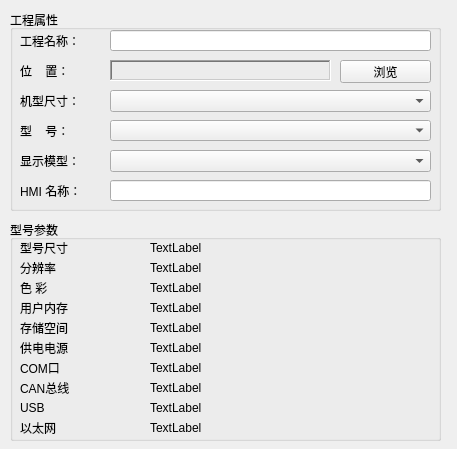
<?xml version="1.0" encoding="UTF-8"?>
<ui version="4.0">
 <class>QNewProjectWizard</class>
 <widget class="QWizardPage" name="QNewProjectWizard">
  <property name="geometry">
   <rect>
    <x>0</x>
    <y>0</y>
    <width>457</width>
    <height>449</height>
   </rect>
  </property>
  <property name="windowTitle">
   <string>新项目</string>
  </property>
  <property name="title">
   <string/>
  </property>
  <widget class="QGroupBox" name="groupBox">
   <property name="geometry">
    <rect>
     <x>10</x>
     <y>10</y>
     <width>431</width>
     <height>201</height>
    </rect>
   </property>
   <property name="title">
    <string>工程属性</string>
   </property>
   <widget class="QLabel" name="label">
    <property name="geometry">
     <rect>
      <x>10</x>
      <y>20</y>
      <width>81</width>
      <height>21</height>
     </rect>
    </property>
    <property name="text">
     <string>工程名称：</string>
    </property>
   </widget>
   <widget class="QLabel" name="label_2">
    <property name="geometry">
     <rect>
      <x>10</x>
      <y>50</y>
      <width>81</width>
      <height>21</height>
     </rect>
    </property>
    <property name="text">
     <string>位    置：</string>
    </property>
   </widget>
   <widget class="QLabel" name="label_3">
    <property name="geometry">
     <rect>
      <x>10</x>
      <y>110</y>
      <width>81</width>
      <height>21</height>
     </rect>
    </property>
    <property name="text">
     <string>型    号：</string>
    </property>
   </widget>
   <widget class="QLabel" name="label_4">
    <property name="geometry">
     <rect>
      <x>10</x>
      <y>140</y>
      <width>81</width>
      <height>21</height>
     </rect>
    </property>
    <property name="text">
     <string>显示模型：</string>
    </property>
   </widget>
   <widget class="QLineEdit" name="newprojectwizard_name">
    <property name="geometry">
     <rect>
      <x>100</x>
      <y>20</y>
      <width>321</width>
      <height>21</height>
     </rect>
    </property>
   </widget>
   <widget class="QComboBox" name="HMImodel">
    <property name="geometry">
     <rect>
      <x>100</x>
      <y>110</y>
      <width>321</width>
      <height>21</height>
     </rect>
    </property>
   </widget>
   <widget class="QComboBox" name="showmodel">
    <property name="geometry">
     <rect>
      <x>100</x>
      <y>140</y>
      <width>321</width>
      <height>22</height>
     </rect>
    </property>
   </widget>
   <widget class="QPushButton" name="newpro_pushButton">
    <property name="geometry">
     <rect>
      <x>330</x>
      <y>50</y>
      <width>91</width>
      <height>23</height>
     </rect>
    </property>
    <property name="text">
     <string>浏览</string>
    </property>
   </widget>
   <widget class="QLabel" name="newpro_label_pos">
    <property name="geometry">
     <rect>
      <x>100</x>
      <y>50</y>
      <width>221</width>
      <height>21</height>
     </rect>
    </property>
    <property name="autoFillBackground">
     <bool>false</bool>
    </property>
    <property name="frameShape">
     <enum>QFrame::WinPanel</enum>
    </property>
    <property name="frameShadow">
     <enum>QFrame::Sunken</enum>
    </property>
    <property name="text">
     <string/>
    </property>
   </widget>
   <widget class="QLabel" name="label_5">
    <property name="geometry">
     <rect>
      <x>10</x>
      <y>170</y>
      <width>81</width>
      <height>21</height>
     </rect>
    </property>
    <property name="text">
     <string>HMI 名称：</string>
    </property>
   </widget>
   <widget class="QLineEdit" name="HMI_Name">
    <property name="geometry">
     <rect>
      <x>100</x>
      <y>170</y>
      <width>321</width>
      <height>21</height>
     </rect>
    </property>
   </widget>
   <widget class="QComboBox" name="showmodel_2">
    <property name="geometry">
     <rect>
      <x>100</x>
      <y>80</y>
      <width>321</width>
      <height>22</height>
     </rect>
    </property>
   </widget>
   <widget class="QLabel" name="label_6">
    <property name="geometry">
     <rect>
      <x>10</x>
      <y>80</y>
      <width>81</width>
      <height>21</height>
     </rect>
    </property>
    <property name="text">
     <string>机型尺寸：</string>
    </property>
   </widget>
  </widget>
  <widget class="QGroupBox" name="groupBox_2">
   <property name="geometry">
    <rect>
     <x>10</x>
     <y>220</y>
     <width>431</width>
     <height>221</height>
    </rect>
   </property>
   <property name="title">
    <string>型号参数</string>
   </property>
   <property name="flat">
    <bool>false</bool>
   </property>
   <widget class="QLabel" name="label_9">
    <property name="geometry">
     <rect>
      <x>10</x>
      <y>20</y>
      <width>121</width>
      <height>16</height>
     </rect>
    </property>
    <property name="text">
     <string>型号尺寸</string>
    </property>
   </widget>
   <widget class="QLabel" name="label_10">
    <property name="geometry">
     <rect>
      <x>10</x>
      <y>40</y>
      <width>121</width>
      <height>16</height>
     </rect>
    </property>
    <property name="text">
     <string>分辨率</string>
    </property>
   </widget>
   <widget class="QLabel" name="label_11">
    <property name="geometry">
     <rect>
      <x>10</x>
      <y>60</y>
      <width>121</width>
      <height>16</height>
     </rect>
    </property>
    <property name="text">
     <string>色 彩 </string>
    </property>
   </widget>
   <widget class="QLabel" name="label_12">
    <property name="geometry">
     <rect>
      <x>10</x>
      <y>80</y>
      <width>121</width>
      <height>16</height>
     </rect>
    </property>
    <property name="text">
     <string>用户内存</string>
    </property>
   </widget>
   <widget class="QLabel" name="label_13">
    <property name="geometry">
     <rect>
      <x>10</x>
      <y>120</y>
      <width>121</width>
      <height>16</height>
     </rect>
    </property>
    <property name="text">
     <string>供电电源</string>
    </property>
   </widget>
   <widget class="QLabel" name="label_14">
    <property name="geometry">
     <rect>
      <x>10</x>
      <y>140</y>
      <width>121</width>
      <height>16</height>
     </rect>
    </property>
    <property name="text">
     <string>COM口</string>
    </property>
   </widget>
   <widget class="QLabel" name="label_15">
    <property name="geometry">
     <rect>
      <x>10</x>
      <y>160</y>
      <width>121</width>
      <height>16</height>
     </rect>
    </property>
    <property name="text">
     <string>CAN总线</string>
    </property>
   </widget>
   <widget class="QLabel" name="label_16">
    <property name="geometry">
     <rect>
      <x>10</x>
      <y>180</y>
      <width>121</width>
      <height>16</height>
     </rect>
    </property>
    <property name="text">
     <string>USB</string>
    </property>
   </widget>
   <widget class="QLabel" name="label_17">
    <property name="geometry">
     <rect>
      <x>10</x>
      <y>200</y>
      <width>121</width>
      <height>16</height>
     </rect>
    </property>
    <property name="text">
     <string>以太网</string>
    </property>
   </widget>
   <widget class="QLabel" name="modelsize">
    <property name="geometry">
     <rect>
      <x>140</x>
      <y>20</y>
      <width>221</width>
      <height>16</height>
     </rect>
    </property>
    <property name="text">
     <string>TextLabel</string>
    </property>
   </widget>
   <widget class="QLabel" name="resolution">
    <property name="geometry">
     <rect>
      <x>140</x>
      <y>40</y>
      <width>221</width>
      <height>16</height>
     </rect>
    </property>
    <property name="text">
     <string>TextLabel</string>
    </property>
   </widget>
   <widget class="QLabel" name="color">
    <property name="geometry">
     <rect>
      <x>140</x>
      <y>60</y>
      <width>221</width>
      <height>16</height>
     </rect>
    </property>
    <property name="text">
     <string>TextLabel</string>
    </property>
   </widget>
   <widget class="QLabel" name="usermemory">
    <property name="geometry">
     <rect>
      <x>140</x>
      <y>80</y>
      <width>221</width>
      <height>16</height>
     </rect>
    </property>
    <property name="text">
     <string>TextLabel</string>
    </property>
   </widget>
   <widget class="QLabel" name="powersupply">
    <property name="geometry">
     <rect>
      <x>140</x>
      <y>120</y>
      <width>221</width>
      <height>16</height>
     </rect>
    </property>
    <property name="text">
     <string>TextLabel</string>
    </property>
   </widget>
   <widget class="QLabel" name="com1">
    <property name="geometry">
     <rect>
      <x>140</x>
      <y>140</y>
      <width>221</width>
      <height>16</height>
     </rect>
    </property>
    <property name="text">
     <string>TextLabel</string>
    </property>
   </widget>
   <widget class="QLabel" name="com2">
    <property name="geometry">
     <rect>
      <x>140</x>
      <y>160</y>
      <width>221</width>
      <height>16</height>
     </rect>
    </property>
    <property name="text">
     <string>TextLabel</string>
    </property>
   </widget>
   <widget class="QLabel" name="usb">
    <property name="geometry">
     <rect>
      <x>140</x>
      <y>180</y>
      <width>221</width>
      <height>16</height>
     </rect>
    </property>
    <property name="text">
     <string>TextLabel</string>
    </property>
   </widget>
   <widget class="QLabel" name="maxscreennumber">
    <property name="geometry">
     <rect>
      <x>140</x>
      <y>200</y>
      <width>221</width>
      <height>16</height>
     </rect>
    </property>
    <property name="text">
     <string>TextLabel</string>
    </property>
   </widget>
   <widget class="QLabel" name="label_18">
    <property name="geometry">
     <rect>
      <x>10</x>
      <y>100</y>
      <width>121</width>
      <height>16</height>
     </rect>
    </property>
    <property name="text">
     <string>存储空间</string>
    </property>
   </widget>
   <widget class="QLabel" name="usermemory_2">
    <property name="geometry">
     <rect>
      <x>140</x>
      <y>100</y>
      <width>221</width>
      <height>16</height>
     </rect>
    </property>
    <property name="text">
     <string>TextLabel</string>
    </property>
   </widget>
  </widget>
 </widget>
 <tabstops>
  <tabstop>newprojectwizard_name</tabstop>
  <tabstop>newpro_pushButton</tabstop>
  <tabstop>HMImodel</tabstop>
  <tabstop>showmodel</tabstop>
 </tabstops>
 <resources/>
 <connections/>
</ui>
